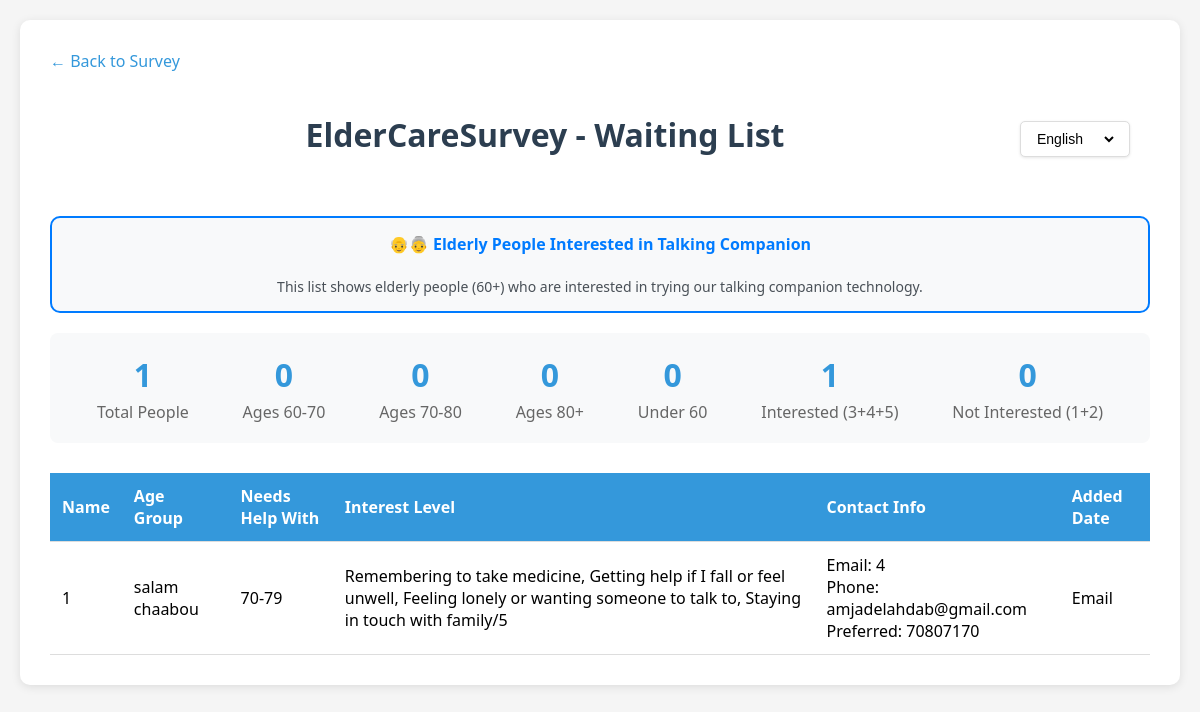
The page /waiting-list on the database as committed earlier.
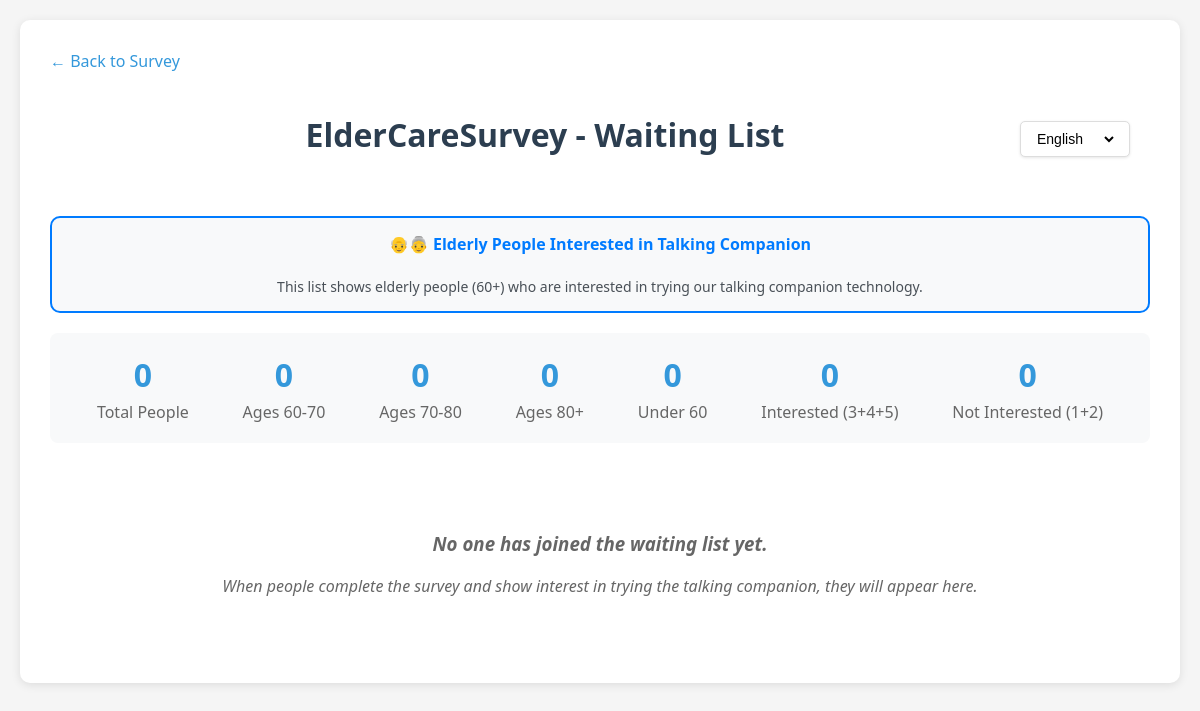
The same page on the database as committed later.
### tables this page shows
CREATE TABLE waiting_list (
            id INTEGER PRIMARY KEY AUTOINCREMENT,
            name TEXT,
            age_group TEXT,
            wants_help_with TEXT,
            interest_level TEXT,
            contact_email TEXT,
            contact_phone TEXT,
            contact_preference TEXT,
            added_date TIMESTAMP DEFAULT CURRENT_TIMESTAMP
        );

### app.py (the view)
@app.route('/waiting-list')
def waiting_list():
    conn = sqlite3.connect('survey.db')
    c = conn.cursor()
    c.execute('SELECT age_group, interest_level FROM responses')
    all_responses = c.fetchall()
    c.execute('SELECT * FROM waiting_list ORDER BY added_date DESC')
    people = c.fetchall()
    conn.close()
    total_people = len(all_responses)
    age_60_70 = len([r for r in all_responses if str(r[0]) == '60_70'])
    age_70_80 = len([r for r in all_responses if str(r[0]) == '70_80'])
    age_over_80 = len([r for r in all_responses if str(r[0]) == 'over_80'])
    age_under_60 = len([r for r in all_responses if str(r[0]) == 'under_60'])
    interested = len([r for r in all_responses if str(r[1]) in ['3', '4', '5']])  # 3, 4, or 5 are considered "interested"
    not_interested = len([r for r in all_responses if str(r[1]) in ['1', '2']])  # 1 or 2 are "not interested"
    stats = {
        'total_people': total_people,
        'age_60_70': age_60_70,
        'age_70_80': age_70_80,
        'age_over_80': age_over_80,
        'age_under_60': age_under_60,
        'interested': interested,
        'not_interested': not_interested
    }
    return render_template('waiting_list.html', people=people, stats=stats)

### templates/waiting_list.html (shortened to what this page needs)
<!DOCTYPE html>
<html lang="en">
<head>
</head>
<body>
    <div class="container">
        <a href="/" class="back-link">← Back to Survey</a>
        <div class="header-container">
            <div class="title-section">
                <h1>ElderCareSurvey - Waiting List</h1>
            </div>
            <div class="inline-language-selector">
                <select id="languageSelect" onchange="changeLanguage(this.value)">
                    <option value="en">English</option>
                </select>
            </div>
        </div>
        <div class="survey-info" style="background-color: #f8f9fa; border: 2px solid #007bff; border-radius: 10px; padding: 15px; margin-bottom: 20px; text-align: center;">
            <h4 style="color: #007bff; margin-top: 0;">👴👵 Elderly People Interested in Talking Companion</h4>
            <p style="color: #495057; margin-bottom: 0; font-size: 14px;">
                This list shows elderly people (60+) who are interested in trying our talking companion technology.
            </p>
        </div>
        <div class="stats">
            <div class="stat-box">
                <div class="stat-number">{{ stats.total_people }}</div>
                <div class="stat-label">Total People</div>
            </div>
            <div class="stat-box">
                <div class="stat-number">{{ stats.age_60_70 }}</div>
                <div class="stat-label">Ages 60-70</div>
            </div>
            <div class="stat-box">
                <div class="stat-number">{{ stats.age_70_80 }}</div>
                <div class="stat-label">Ages 70-80</div>
            </div>
            <div class="stat-box">
                <div class="stat-number">{{ stats.age_over_80 }}</div>
                <div class="stat-label">Ages 80+</div>
            </div>
            <div class="stat-box">
                <div class="stat-number">{{ stats.age_under_60 }}</div>
                <div class="stat-label">Under 60</div>
            </div>
            <div class="stat-box">
                <div class="stat-number">{{ stats.interested }}</div>
                <div class="stat-label">Interested (3+4+5)</div>
            </div>
            <div class="stat-box">
                <div class="stat-number">{{ stats.not_interested }}</div>
                <div class="stat-label">Not Interested (1+2)</div>
            </div>
        </div>
        {% if people %}
        <table>
            <thead>
                <tr>
                    <th>Name</th>
                    <th>Age Group</th>
                    <th>Needs Help With</th>
                    <th>Interest Level</th>
                    <th>Contact Info</th>
                    <th>Added Date</th>
                </tr>
            </thead>
            <tbody>
                {% for person in people %}
                <tr>
                    <td>{{ person[0] or 'Not provided' }}</td>
                    <td>{{ person[1] }}</td>
                    <td>{{ person[2] }}</td>
                    <td>
                        {% if person[3] %}
                            <span class="interest-{{ person[3] }}">{{ person[3] }}/5</span>
                        {% else %}
                            Not provided
                        {% endif %}
                    </td>
                    <td>
                        {% if person[4] %}
                            Email: {{ person[4] }}<br>
                        {% endif %}
                        {% if person[5] %}
                            Phone: {{ person[5] }}<br>
                        {% endif %}
                        {% if person[6] %}
                            Preferred: {{ person[6] }}
                        {% endif %}
                    </td>
                    <td>{{ person[7] }}</td>
                </tr>
                {% endfor %}
            </tbody>
        </table>
        {% else %}
        <div class="no-data">
            <h3>No one has joined the waiting list yet.</h3>
            <p>When people complete the survey and show interest in trying the talking companion, they will appear here.</p>
        </div>
        {% endif %}
    </div>
</body>
</html>

Rows that differ between the two databases and show on the page:
removed waiting_list: id "1", name "salam chaabou", age_group "70-79", wants_help_with "Remembering to take medicine, Getting help if I fall or feel unwell, Feeling lonely or wanting someone to talk to, Staying in touch with family", interest_level "4", contact_email "amjadelahdab@gmail.com", contact_phone "70807170", contact_preference "Email"
Other text that changed with them:
{{ stats.total_people }}: "1" → "0"
{{ stats.interested }}: "1" → "0"
text no longer shown: "Name Age Group Needs Help With Interest Level Contact Info Added Date"
text now shown: "No one has joined the waiting list yet. When people complete the survey and show interest in trying the talking companion, they will appear here."
